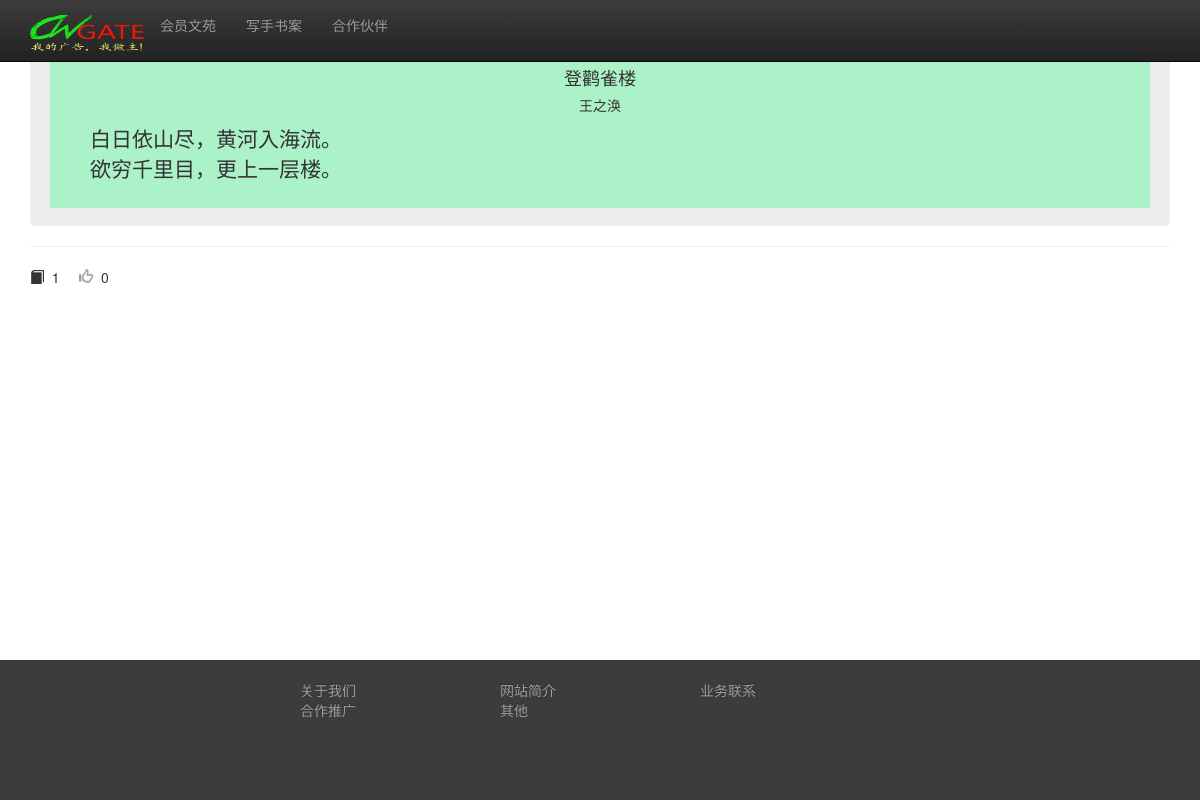
The page /source/lib/articles/show/7/ on the database its author committed.
### content/models.py (models this page shows, shortened)
class Article(models.Model):
    category = models.ForeignKey(Category)
    title = models.CharField(max_length=120)
    author = models.CharField(max_length=30)
    content = models.TextField('Content')
    date = models.DateTimeField('date added',null=True,auto_now_add=True)
    num_like = models.IntegerField(null=True, default=0)
    num_read = models.IntegerField(null=True, default=0)
    num_frwd = models.IntegerField(null=True, default=0)
    num_para = models.IntegerField(null=True, default=0)

### editor/views.py (the view)
# urls.py: url(r'^source/lib/articles/show/(?P<article_id>\d+)/$', views.lib_show_article, name='show_article_from_lib'),
@render_to('show_lib_article.html')
def lib_show_article(request, article_id):
    try:
        lib_article = Article.objects.get(id=article_id)
        lib_article.num_read += 1
        lib_article.save()
        return {
            'article_content': lib_article.content,
            'article_title': lib_article.title,
            'article_author': lib_article.author,
            'article_id': article_id,
            'article_like': lib_article.num_like,
            'article_read': lib_article.num_read,
            'article_para': lib_article.num_para,
        }
    except Article.DoesNotExist:
        return redirect('not_found', permanent=True)

### utils/shortcuts.py (called while the page is built)
def render_to(template):
    def render_to_decorator(func):
        @wraps(func)
        def wrapper(request, *args, **kwargs):
            output = func(request, *args, **kwargs)
            if isinstance(output, dict):
                return render_to_response(template, output, RequestContext(request))
            return output
        return wrapper
    return render_to_decorator

### editor/templates/show_lib_article.html (shortened to what this page needs)
{% extends 'base.html' %}
{% block content %}
 <div class="jumbotron">
    <a href="/source/lib/preview/{{ article_id }}/"><button type="button" class="btn btn-warning btn-sm">植入广告</button></a>
    <div id="article_content" style="background-color:#abf2c9; padding: 10px 40px;">
        <h4 class="text-center">{{ article_title|safe }}</h4>
        <h5 class="text-center">{{ article_author }}</h5>
        {{ article_content|linebreaks }}
    </div>
</div>
<hr>
<span class="glyphicon glyphicon-book" aria-hidden="true"></span> &nbsp;{{ article_read }} &nbsp; &nbsp;
<a id="like_it" href='#' class="glyphicon glyphicon-thumbs-up" aria-hidden="true"></a> &nbsp;<span id="num_like">{{ article_like }}</span>
{% endblock %}

### editor/templates/base.html (style rules this page uses)
html, body { height: 100%; }
a { text-shadow: 0 -1px 0 rgba(0, 0, 0, 0.25); color: #9d9d9d; text-decoration: none; }

### rows shown on the page
Article: title "登鹳雀楼", author "王之涣", content "白日依山尽，黄河入海流。 欲穷千里目，更上一层楼。"

### other values the page prints
{{ article_read }} "1"
{{ article_like }} "0"
